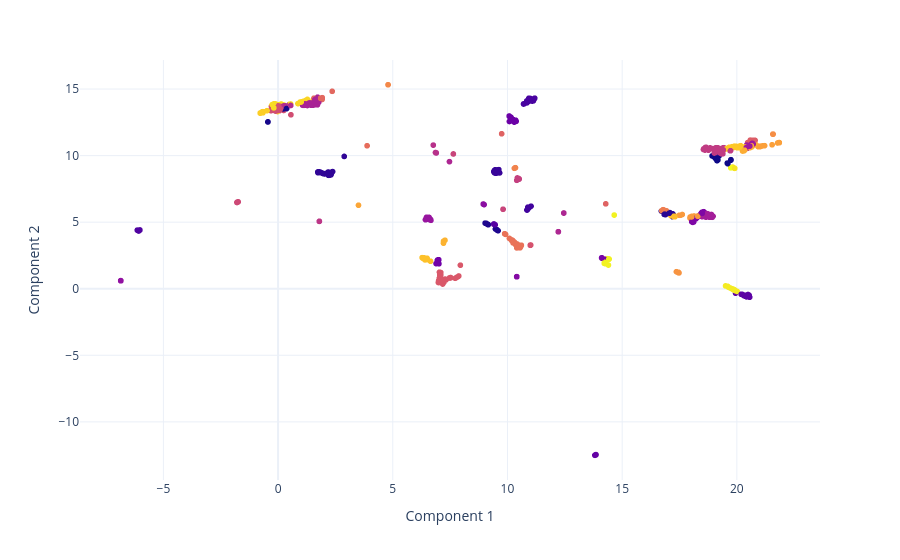

The code cell stored with this chart in its notebook:
### Code cell
fig = px.scatter(
    data_frame = merged,
    x = "Component 1",
    y = "Component 2", 
    color = "Test Cluster",
    hover_data = ["Target"],
    #color_continuous_scale=px.colors.diverging.Picnic_r
    #color_continuous_scale=palette
    #opacity = 0.3
) 

fig.update_coloraxes(showscale=False) # hide color bar
fig.update_layout(
    template="plotly_white",
    showlegend=False,
    #width=500, 
    #height=500
)

import plotly.io as pio
#pio.renderers.default = "browser"
pio.renderers.default = "vscode"

fig.show()

### Figure 1 — Plotly figure (JSON) as saved in the notebook; plotly's stock layout.template omitted (floating-point values rounded to 4 significant figures; data arrays with more than 128 entries replaced by an {"elided": "..."} marker saying what was removed)
{"data": [{"customdata": {"elided": "1693x1 str values"}, "hovertemplate": "Component 1=%{x}<br>Component 2=%{y}<br>Target=%{customdata[0]}<br>Test Cluster=%{marker.color}<extra></extra>", "legendgroup": "", "marker": {"color": {"elided": "1693 int values"}, "coloraxis": "coloraxis", "symbol": "circle"}, "mode": "markers", "name": "", "showlegend": false, "type": "scattergl", "x": {"elided": "1693 float values"}, "xaxis": "x", "y": {"elided": "1693 float values"}, "yaxis": "y"}], "layout": {"coloraxis": {"colorbar": {"title": {"text": "Test Cluster"}}, "colorscale": [[0, "#0d0887"], [0.1111, "#46039f"], [0.2222, "#7201a8"], [0.3333, "#9c179e"], [0.4444, "#bd3786"], [0.5556, "#d8576b"], [0.6667, "#ed7953"], [0.7778, "#fb9f3a"], [0.8889, "#fdca26"], [1, "#f0f921"]], "showscale": false}, "legend": {"tracegroupgap": 0}, "margin": {"t": 60}, "showlegend": false, "xaxis": {"anchor": "y", "domain": [0, 1], "title": {"text": "Component 1"}}, "yaxis": {"anchor": "x", "domain": [0, 1], "title": {"text": "Component 2"}}}}
